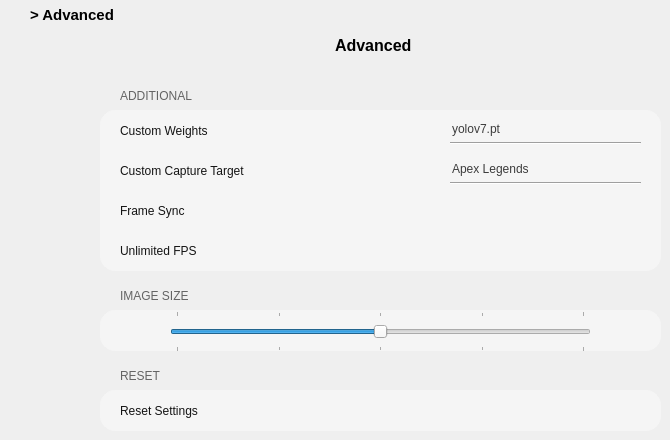
     <widget class="QWidget" name="advanced_page">
      <widget class="QLabel" name="label_advanced">
       <property name="geometry">
        <rect>
         <x>30</x>
         <y>0</y>
         <width>140</width>
         <height>30</height>
        </rect>
       </property>
       <property name="minimumSize">
        <size>
         <width>140</width>
         <height>30</height>
        </size>
       </property>
       <property name="maximumSize">
        <size>
         <width>140</width>
         <height>30</height>
        </size>
       </property>
       <property name="font">
        <font>
         <family>Yu Gothic UI</family>
         <pointsize>11</pointsize>
         <weight>75</weight>
         <bold>true</bold>
        </font>
       </property>
       <property name="frameShape">
        <enum>QFrame::NoFrame</enum>
       </property>
       <property name="text">
        <string>&gt; Advanced</string>
       </property>
      </widget>
      <widget class="QLabel" name="label_advanced_title">
       <property name="geometry">
        <rect>
         <x>335</x>
         <y>30</y>
         <width>91</width>
         <height>30</height>
        </rect>
       </property>
       <property name="minimumSize">
        <size>
         <width>0</width>
         <height>30</height>
        </size>
       </property>
       <property name="maximumSize">
        <size>
         <width>160</width>
         <height>30</height>
        </size>
       </property>
       <property name="font">
        <font>
         <family>Yu Gothic UI</family>
         <pointsize>12</pointsize>
         <weight>75</weight>
         <bold>true</bold>
        </font>
       </property>
       <property name="styleSheet">
        <string notr="true">color: rgb(0,0,0)</string>
       </property>
       <property name="text">
        <string>Advanced</string>
       </property>
      </widget>
      <widget class="QFrame" name="frame_adv_custom_weights">
       <property name="geometry">
        <rect>
         <x>100</x>
         <y>110</y>
         <width>561</width>
         <height>41</height>
        </rect>
       </property>
       <property name="styleSheet">
        <string notr="true">#frame_adv_custom_weights {
	background-color: rgb(245, 245, 245);
	border: 1px solid rgb(245, 245, 245);
	border-top-left-radius: 15px;
	border-top-right-radius: 15px;
}</string>
       </property>
       <property name="frameShape">
        <enum>QFrame::StyledPanel</enum>
       </property>
       <property name="frameShadow">
        <enum>QFrame::Raised</enum>
       </property>
       <widget class="QLabel" name="label_conf_custom_weights">
        <property name="geometry">
         <rect>
          <x>20</x>
          <y>0</y>
          <width>141</width>
          <height>41</height>
         </rect>
        </property>
        <property name="font">
         <font>
          <family>Yu Gothic UI</family>
          <pointsize>9</pointsize>
         </font>
        </property>
        <property name="styleSheet">
         <string notr="true">color: rgb(20,20,20)</string>
        </property>
        <property name="text">
         <string>Custom Weights</string>
        </property>
       </widget>
       <widget class="QLineEdit" name="value_custom_weights">
        <property name="geometry">
         <rect>
          <x>350</x>
          <y>6</y>
          <width>191</width>
          <height>26</height>
         </rect>
        </property>
        <property name="font">
         <font>
          <family>Yu Gothic UI</family>
          <pointsize>9</pointsize>
         </font>
        </property>
        <property name="styleSheet">
         <string notr="true">#value_custom_weights {
	background-color: rgba(0, 0, 0, 0);
	border: none;
	color: rgb(60,60,60);
}

#value_custom_weights:hover {
	color: rgb(0,0,0);
	border-bottom-color: rgb(0,0,0);
}</string>
        </property>
        <property name="text">
         <string>yolov7.pt</string>
        </property>
       </widget>
       <widget class="Line" name="line_custom_weights">
        <property name="geometry">
         <rect>
          <x>350</x>
          <y>25</y>
          <width>191</width>
          <height>16</height>
         </rect>
        </property>
        <property name="orientation">
         <enum>Qt::Horizontal</enum>
        </property>
       </widget>
      </widget>
      <widget class="QLabel" name="label_conf_advanced">
       <property name="geometry">
        <rect>
         <x>120</x>
         <y>80</y>
         <width>141</width>
         <height>31</height>
        </rect>
       </property>
       <property name="font">
        <font>
         <family>Yu Gothic UI</family>
         <pointsize>9</pointsize>
        </font>
       </property>
       <property name="styleSheet">
        <string notr="true">color: rgb(100,100,100)</string>
       </property>
       <property name="text">
        <string>ADDITIONAL</string>
       </property>
      </widget>
      <widget class="QFrame" name="frame_adv_custom_capture">
       <property name="geometry">
        <rect>
         <x>100</x>
         <y>150</y>
         <width>561</width>
         <height>41</height>
        </rect>
       </property>
       <property name="styleSheet">
        <string notr="true">#frame_adv_custom_capture {
	background-color: rgb(245, 245, 245);
	border: 1px solid rgb(245, 245, 245);
}</string>
       </property>
       <property name="frameShape">
        <enum>QFrame::StyledPanel</enum>
       </property>
       <property name="frameShadow">
        <enum>QFrame::Raised</enum>
       </property>
       <widget class="QLabel" name="label_conf_custom_weights_2">
        <property name="geometry">
         <rect>
          <x>20</x>
          <y>0</y>
          <width>161</width>
          <height>41</height>
         </rect>
        </property>
        <property name="font">
         <font>
          <family>Yu Gothic UI</family>
          <pointsize>9</pointsize>
         </font>
        </property>
        <property name="styleSheet">
         <string notr="true">color: rgb(20,20,20)</string>
        </property>
        <property name="text">
         <string>Custom Capture Target</string>
        </property>
       </widget>
       <widget class="QLineEdit" name="value_custom_capture">
        <property name="geometry">
         <rect>
          <x>350</x>
          <y>6</y>
          <width>191</width>
          <height>26</height>
         </rect>
        </property>
        <property name="font">
         <font>
          <family>Yu Gothic UI</family>
          <pointsize>9</pointsize>
         </font>
        </property>
        <property name="styleSheet">
         <string notr="true">#value_custom_capture {
	background-color: rgba(0, 0, 0, 0);
	border: none;
	color: rgb(60,60,60);
}

#value_custom_capture:hover {
	color: rgb(0,0,0);
	border-bottom-color: rgb(0,0,0);
}</string>
        </property>
        <property name="text">
         <string>Apex Legends</string>
        </property>
       </widget>
       <widget class="Line" name="line_custom_weights_2">
        <property name="geometry">
         <rect>
          <x>350</x>
          <y>25</y>
          <width>191</width>
          <height>16</height>
         </rect>
        </property>
        <property name="orientation">
         <enum>Qt::Horizontal</enum>
        </property>
       </widget>
      </widget>
      <widget class="QFrame" name="frame_adv_frame_sync">
       <property name="geometry">
        <rect>
         <x>100</x>
         <y>190</y>
         <width>561</width>
         <height>41</height>
        </rect>
       </property>
       <property name="styleSheet">
        <string notr="true">#frame_adv_frame_sync {
	background-color: rgb(245, 245, 245);
	border: 1px solid rgb(245, 245, 245);
}</string>
       </property>
       <property name="frameShape">
        <enum>QFrame::StyledPanel</enum>
       </property>
       <property name="frameShadow">
        <enum>QFrame::Raised</enum>
       </property>
       <widget class="QLabel" name="label_conf_frame_sync">
        <property name="geometry">
         <rect>
          <x>20</x>
          <y>0</y>
          <width>161</width>
          <height>41</height>
         </rect>
        </property>
        <property name="font">
         <font>
          <family>Yu Gothic UI</family>
          <pointsize>9</pointsize>
         </font>
        </property>
        <property name="toolTip">
         <string>&lt;html&gt;&lt;head/&gt;&lt;body&gt;&lt;p&gt;Sync frames between AI and capture screen.&lt;/p&gt;&lt;/body&gt;&lt;/html&gt;</string>
        </property>
        <property name="whatsThis">
         <string>&lt;html&gt;&lt;head/&gt;&lt;body&gt;&lt;p&gt;&lt;br/&gt;&lt;/p&gt;&lt;/body&gt;&lt;/html&gt;</string>
        </property>
        <property name="styleSheet">
         <string notr="true">color: rgb(20,20,20)</string>
        </property>
        <property name="text">
         <string>Frame Sync</string>
        </property>
       </widget>
       <widget class="QPushButton" name="value_frame_sync">
        <property name="geometry">
         <rect>
          <x>480</x>
          <y>3</y>
          <width>61</width>
          <height>35</height>
         </rect>
        </property>
        <property name="styleSheet">
         <string notr="true">#value_frame_sync {
	image: url(:/resources/Resources/icon/button_off.png);
	background-color: rgba(0, 0, 0, 0);
	border:none;
}

#value_frame_sync:checked {
	image: url(:/resources/Resources/icon/button_on.png);
}
</string>
        </property>
        <property name="text">
         <string/>
        </property>
        <property name="checkable">
         <bool>true</bool>
        </property>
        <property name="checked">
         <bool>true</bool>
        </property>
       </widget>
      </widget>
      <widget class="QFrame" name="frame_adv_unlimited_fps">
       <property name="geometry">
        <rect>
         <x>100</x>
         <y>230</y>
         <width>561</width>
         <height>41</height>
        </rect>
       </property>
       <property name="styleSheet">
        <string notr="true">#frame_adv_unlimited_fps {
	background-color: rgb(245, 245, 245);
	border: 1px solid rgb(245, 245, 245);
	border-bottom-left-radius: 15px;
	border-bottom-right-radius: 15px;
}</string>
       </property>
       <property name="frameShape">
        <enum>QFrame::StyledPanel</enum>
       </property>
       <property name="frameShadow">
        <enum>QFrame::Raised</enum>
       </property>
       <widget class="QLabel" name="label_conf_unlimited_fps">
        <property name="geometry">
         <rect>
          <x>20</x>
          <y>0</y>
          <width>161</width>
          <height>41</height>
         </rect>
        </property>
        <property name="font">
         <font>
          <family>Yu Gothic UI</family>
          <pointsize>9</pointsize>
         </font>
        </property>
        <property name="toolTip">
         <string>&lt;html&gt;&lt;head/&gt;&lt;body&gt;&lt;p&gt;Sync frames between AI and capture screen.&lt;/p&gt;&lt;/body&gt;&lt;/html&gt;</string>
        </property>
        <property name="whatsThis">
         <string>&lt;html&gt;&lt;head/&gt;&lt;body&gt;&lt;p&gt;&lt;br/&gt;&lt;/p&gt;&lt;/body&gt;&lt;/html&gt;</string>
        </property>
        <property name="styleSheet">
         <string notr="true">color: rgb(20,20,20)</string>
        </property>
        <property name="text">
         <string>Unlimited FPS</string>
        </property>
       </widget>
       <widget class="QPushButton" name="value_unlimited_fps">
        <property name="geometry">
         <rect>
          <x>480</x>
          <y>3</y>
          <width>61</width>
          <height>35</height>
         </rect>
        </property>
        <property name="styleSheet">
         <string notr="true">#value_unlimited_fps {
	image: url(:/resources/Resources/icon/button_off.png);
	background-color: rgba(0, 0, 0, 0);
	border:none;
}

#value_unlimited_fps:checked {
	image: url(:/resources/Resources/icon/button_on.png);
}
</string>
        </property>
        <property name="text">
         <string/>
        </property>
        <property name="checkable">
         <bool>true</bool>
        </property>
        <property name="checked">
         <bool>false</bool>
        </property>
       </widget>
      </widget>
      <widget class="QLabel" name="label_conf_advanced_2">
       <property name="geometry">
        <rect>
         <x>120</x>
         <y>360</y>
         <width>141</width>
         <height>31</height>
        </rect>
       </property>
       <property name="font">
        <font>
         <family>Yu Gothic UI</family>
         <pointsize>9</pointsize>
        </font>
       </property>
       <property name="styleSheet">
        <string notr="true">color: rgb(100,100,100)</string>
       </property>
       <property name="text">
        <string>RESET</string>
       </property>
      </widget>
      <widget class="QFrame" name="frame_adv_reset">
       <property name="geometry">
        <rect>
         <x>100</x>
         <y>390</y>
         <width>561</width>
         <height>41</height>
        </rect>
       </property>
       <property name="styleSheet">
        <string notr="true">#frame_adv_reset {
	background-color: rgb(245, 245, 245);
	border: 1px solid rgb(245, 245, 245);
	border-radius: 15px;
}</string>
       </property>
       <property name="frameShape">
        <enum>QFrame::StyledPanel</enum>
       </property>
       <property name="frameShadow">
        <enum>QFrame::Raised</enum>
       </property>
       <widget class="QLabel" name="label_conf_reset">
        <property name="geometry">
         <rect>
          <x>20</x>
          <y>0</y>
          <width>161</width>
          <height>41</height>
         </rect>
        </property>
        <property name="font">
         <font>
          <family>Yu Gothic UI</family>
          <pointsize>9</pointsize>
         </font>
        </property>
        <property name="toolTip">
         <string>&lt;html&gt;&lt;head/&gt;&lt;body&gt;&lt;p&gt;Sync frames between AI and capture screen.&lt;/p&gt;&lt;/body&gt;&lt;/html&gt;</string>
        </property>
        <property name="whatsThis">
         <string>&lt;html&gt;&lt;head/&gt;&lt;body&gt;&lt;p&gt;&lt;br/&gt;&lt;/p&gt;&lt;/body&gt;&lt;/html&gt;</string>
        </property>
        <property name="styleSheet">
         <string notr="true">color: rgb(20,20,20)</string>
        </property>
        <property name="text">
         <string>Reset Settings</string>
        </property>
       </widget>
       <widget class="QPushButton" name="value_reset">
        <property name="geometry">
         <rect>
          <x>480</x>
          <y>3</y>
          <width>61</width>
          <height>35</height>
         </rect>
        </property>
        <property name="styleSheet">
         <string notr="true">#value_reset {
	image: url(:/resources/Resources/icon/reset.png);
	background-color: rgba(0, 0, 0, 0);
	border:none;
}

</string>
        </property>
        <property name="text">
         <string/>
        </property>
        <property name="checkable">
         <bool>true</bool>
        </property>
        <property name="checked">
         <bool>false</bool>
        </property>
       </widget>
      </widget>
      <widget class="QFrame" name="frame_conf_image_size">
       <property name="geometry">
        <rect>
         <x>100</x>
         <y>310</y>
         <width>561</width>
         <height>41</height>
        </rect>
       </property>
       <property name="styleSheet">
        <string notr="true">#frame_conf_image_size {
	background-color: rgb(245, 245, 245);
	border: 1px solid rgb(245, 245, 245);
	border-radius: 15px;
}</string>
       </property>
       <property name="frameShape">
        <enum>QFrame::StyledPanel</enum>
       </property>
       <property name="frameShadow">
        <enum>QFrame::Raised</enum>
       </property>
       <widget class="QLabel" name="icon_conf_image_size_min">
        <property name="geometry">
         <rect>
          <x>30</x>
          <y>10</y>
          <width>21</width>
          <height>21</height>
         </rect>
        </property>
        <property name="font">
         <font>
          <family>Yu Gothic UI</family>
          <pointsize>10</pointsize>
          <weight>75</weight>
          <bold>true</bold>
         </font>
        </property>
        <property name="styleSheet">
         <string notr="true">image: url(:/resources/Resources/icon/imgsz_min.png);</string>
        </property>
        <property name="text">
         <string/>
        </property>
       </widget>
       <widget class="QLabel" name="icon_conf_image_size_max">
        <property name="geometry">
         <rect>
          <x>510</x>
          <y>10</y>
          <width>21</width>
          <height>21</height>
         </rect>
        </property>
        <property name="font">
         <font>
          <family>Yu Gothic UI</family>
          <pointsize>10</pointsize>
          <weight>75</weight>
          <bold>true</bold>
         </font>
        </property>
        <property name="styleSheet">
         <string notr="true">image: url(:/resources/Resources/icon/imgsz_max.png);</string>
        </property>
        <property name="text">
         <string/>
        </property>
       </widget>
       <widget class="QSlider" name="value_image_size">
        <property name="geometry">
         <rect>
          <x>70</x>
          <y>1</y>
          <width>421</width>
          <height>41</height>
         </rect>
        </property>
        <property name="toolTip">
         <string>&lt;html&gt;&lt;head/&gt;&lt;body&gt;&lt;p&gt;Max: 1280px&lt;/p&gt;&lt;p&gt;Min: 64px&lt;/p&gt;&lt;p&gt;Current: step*32&lt;/p&gt;&lt;/body&gt;&lt;/html&gt;</string>
        </property>
        <property name="whatsThis">
         <string>&lt;html&gt;&lt;head/&gt;&lt;body&gt;&lt;p&gt;MAX: 1280px&lt;/p&gt;&lt;p&gt;MIN: 64px&lt;/p&gt;&lt;/body&gt;&lt;/html&gt;</string>
        </property>
        <property name="minimum">
         <number>0</number>
        </property>
        <property name="maximum">
         <number>40</number>
        </property>
        <property name="singleStep">
         <number>5</number>
        </property>
        <property name="value">
         <number>20</number>
        </property>
        <property name="orientation">
         <enum>Qt::Horizontal</enum>
        </property>
        <property name="invertedControls">
         <bool>false</bool>
        </property>
        <property name="tickPosition">
         <enum>QSlider::TicksBothSides</enum>
        </property>
        <property name="tickInterval">
         <number>10</number>
        </property>
       </widget>
      </widget>
      <widget class="QLabel" name="label_conf_image_size">
       <property name="geometry">
        <rect>
         <x>120</x>
         <y>280</y>
         <width>141</width>
         <height>31</height>
        </rect>
       </property>
       <property name="font">
        <font>
         <family>Yu Gothic UI</family>
         <pointsize>9</pointsize>
        </font>
       </property>
       <property name="styleSheet">
        <string notr="true">color: rgb(100,100,100)</string>
       </property>
       <property name="text">
        <string>IMAGE SIZE</string>
       </property>
      </widget>
     </widget>
